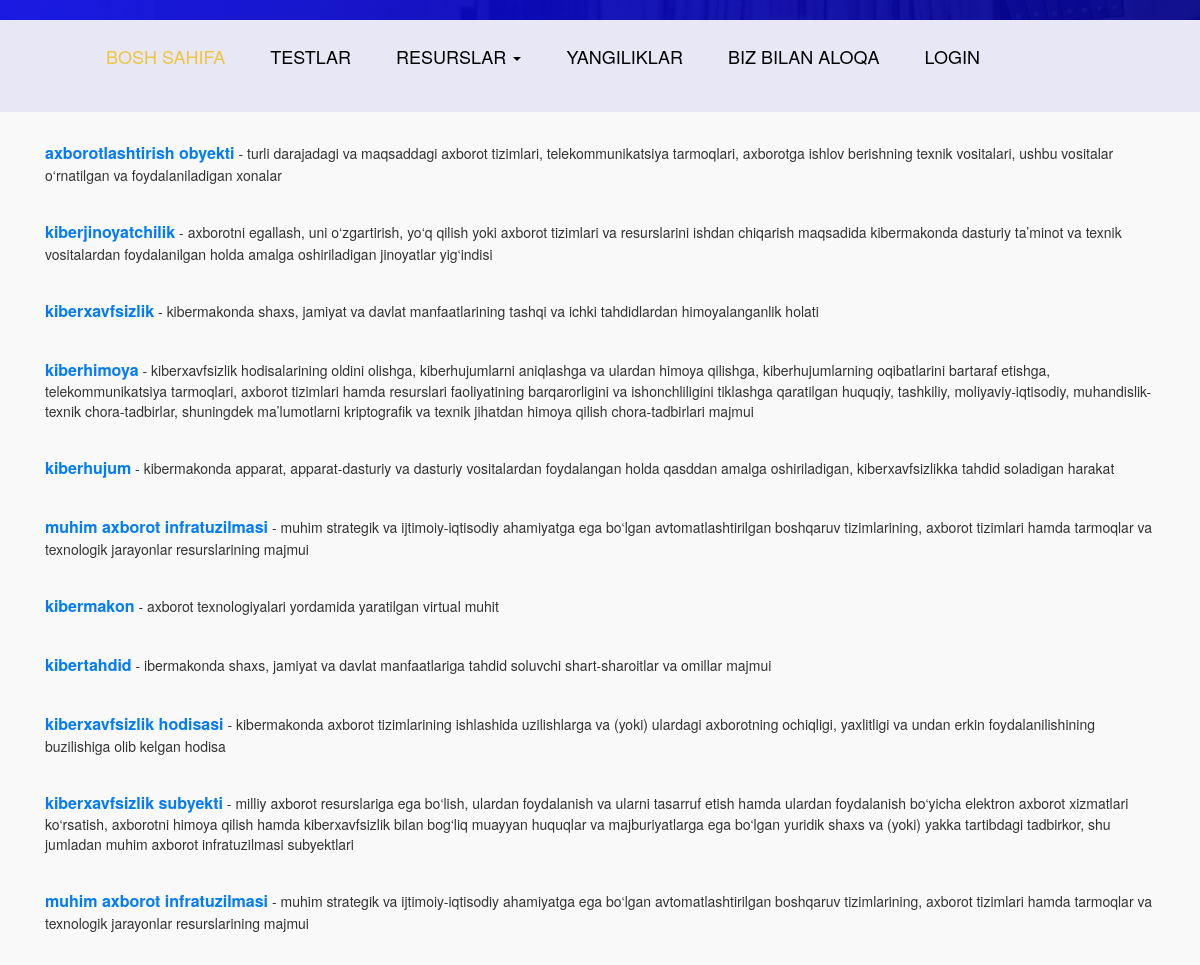
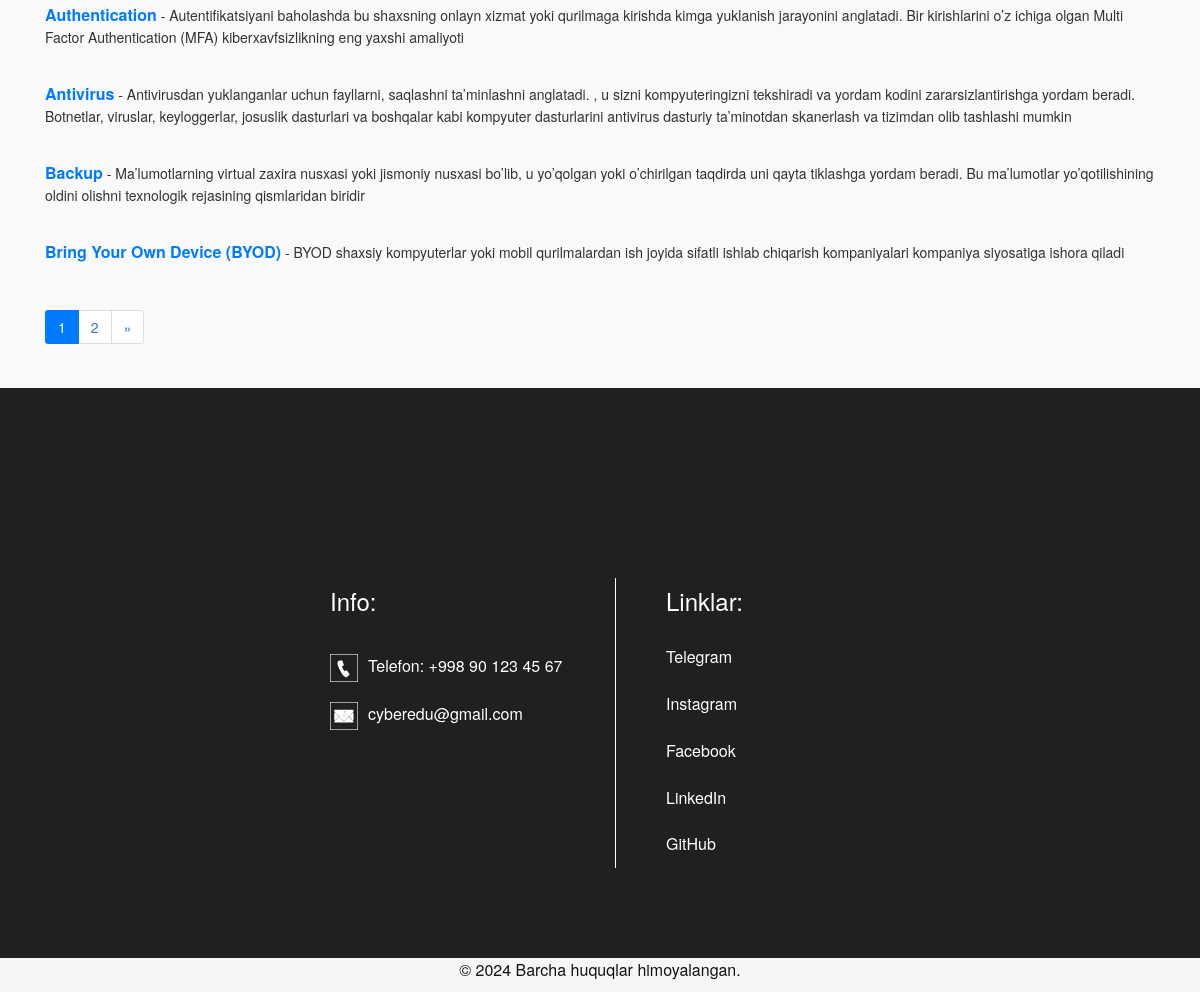
Screenshot of /termins/ with the database file from the repository (2 pictures, top to bottom).
### videos/models.py (models this page shows, shortened)
class Termin(models.Model):
    title = models.CharField(max_length=255)
    body = models.TextField()

### videos/views.py (the view)
# urls.py: path('termins/', termin_list, name="termin_list"),
def termin_list(request):
    termin_list = Termin.objects.all()
    paginator = Paginator(termin_list, 15)  # 15 терминов на страницу
    page_number = request.GET.get('page')
    page_obj = paginator.get_page(page_number)
    context = {
        "page_obj": page_obj
    }
    return render(request, "videos/termins.html", context)

### templates/videos/termins.html (shortened to what this page needs)
{% load static %}
<!DOCTYPE html>
<html lang="en">
   <head>
      <link rel="stylesheet" type="text/css" href="https://cdnjs.cloudflare.com/ajax/libs/OwlCarousel2/2.0.0-beta.2.4/assets/owl.carousel.min.css" />
      <link rel="stylesheet" type="text/css" href="{% static 'css/bootstrap.min.css' %}">
      <link rel="stylesheet" type="text/css" href="{% static 'css/style.css' %}">
      <link rel="stylesheet" href="{% static 'css/responsive.css' %}">
      <link rel="stylesheet" href="{% static 'css/jquery.mCustomScrollbar.min.css' %}">
      <link rel="stylesheet" href="https://netdna.bootstrapcdn.com/font-awesome/4.0.3/css/font-awesome.css">
       <link rel="stylesheet" href="https://maxcdn.bootstrapcdn.com/bootstrap/3.3.7/css/bootstrap.min.css">
      <link rel="stylesheet" href="{% static 'css/owl.carousel.min.css' %}">
      <link rel="stylesheet" href="https://cdnjs.cloudflare.com/ajax/libs/fancybox/2.1.5/jquery.fancybox.min.css" media="screen">
       <link rel="stylesheet" href="https://cdnjs.cloudflare.com/ajax/libs/font-awesome/4.7.0/css/font-awesome.min.css">
   </head>
   <body>
      <div class="header_section">
         <div class="header_bg">
            <div class="container">
               <nav class="navbar navbar-expand-lg navbar-light bg-light">
                  <div class="collapse navbar-collapse" id="navbarSupportedContent">
                     <ul class="navbar-nav mr-auto">
                        <li class="nav-item active">
                           <a class="nav-link" href="{% url 'home_page' %}">Bosh sahifa</a>
                        </li>
                         <li class="nav-item">
                           <a class="nav-link" href="{% url 'quiz_list' %}">Testlar</a>
                        </li>
                        <li class="nav-item dropdown"><a href="#" class="nav-link" data-toggle="dropdown"> Resurslar <span class="caret"></span></a>
                        </li>
                        <li class="nav-item">
                           <a class="nav-link" href="{% url 'blog_page' %}">Yangiliklar</a>
                        </li>
                        <li class="nav-item">
                           <a class="nav-link" href="{% url 'contact_page' %}">Biz bilan aloqa</a>
                        </li>
                        {% if request.user.is_authenticated %}
                            <button type="submit" class="btn btn-danger"  style="margin-top: -6px">
                                <form id="logout-form" action="{% url 'logout' %}" method="post">
                                <a href="#" onclick="document.getElementById('logout-form').submit(); return false;" style="color: white">Profildan chiqish</a>
                                {% csrf_token %}
                                </form>
                            </button>
                        {% else %}
                        <li class="nav-item">
                           <a class="nav-link" href="{% url 'login_page' %}">Login</a>
                        </li>
                        {% endif %}
                     </ul>
                  </div>
               </nav>
            </div>
         </div>
      </div>
            {% block content %}
<div class="blog_section">
    <div class="container">
        <div class="row">
            {% for termin in page_obj %}
            <div class="col-12 blog_card_wrapper">
                <div class="blog_card">
                    <span class="blog_title">{{ termin.title }}</span> -
                    <span class="blog_body">{{ termin.body|truncatewords:100 }}</span>
                </div>
            </div>
            {% endfor %}
        </div>
        <div class="pagination-wrapper">
            <nav aria-label="Page navigation">
                <ul class="pagination justify-content-center">
                    {% for num in page_obj.paginator.page_range %}
                    <li class="page-item {% if page_obj.number == num %}active{% endif %}">
                        <a class="page-link" href="?page={{ num }}">{{ num }}</a>
                    </li>
                    {% endfor %}
                    {% if page_obj.has_next %}
                    <li class="page-item">
                        <a class="page-link" href="?page={{ page_obj.next_page_number }}" aria-label="Next">
                            <span aria-hidden="true">&raquo;</span>
                        </a>
                    </li>
                    {% endif %}
                </ul>
            </nav>
        </div>
    </div>
</div>
            {% endblock content %}
      <div class="footer_section layout_padding">
         <div class="container">
            <div class="footer_section_2">
               <div class="row">
                  <div class="col-lg-3 margin_top">
                  </div>
                  <div class="col-lg-3">
                     <div>
                        <h4 class="information_text">Info:</h4>
                     <div class="call_text"><a href="#"><img src="{% static 'images/call-icon1.png' %}"><span class="padding_left_15">Telefon: +998 90 123 45 67</span></a></div>
                     <div class="call_text"><a href="#"><img src="{% static 'images/mail-icon1.png' %}"><span class="padding_left_15">cyberedu@gmail.com</span></a></div>
                     </div>
                  </div>
                  <div class="col-lg-3 col-md-6">
                     <div class="information_main">
                        <h4 class="information_text">Linklar:</h4>
                        <div class="footer_menu">
                           <ul>
                              <li><a href="{% url 'home_page' %}">Telegram</a></li>
                              <li><a href="about.html">Instagram</a></li>
                              <li><a href="services.html">Facebook</a></li>
                              <li><a href="blog.html">LinkedIn</a></li>
                              <li><a href="news.html">GitHub</a></li>
                           </ul>
                        </div>
                     </div>
                  </div>
                  <div class="col-lg-3">
                  </div>
               </div>
            </div>
         </div>
      </div>
      <div class="copyright_section">
         <div class="container">
            <p class="copyright_text">© 2024 Barcha huquqlar himoyalangan.</p>
         </div>
      </div>

### static/css/style.css (style rules this page uses)
* { box-sizing: border-box !important; transition: ease all 0.5s; }
html { scroll-behavior: smooth; }
body { color: #666666; font-size: 14px; font-family: 'Poppins', sans-serif; line-height: 1.80857; font-weight: normal; overflow-x: hidden; }
a { color: #1f1f1f; text-decoration: none !important; outline: none !important; -webkit-transition: all .3s ease-in-out; -moz-transition: all .3s ease-in-out; -ms-transition: all .3s ease-in-out; -o-transition: all .3s ease-in-out; transition: all .3s ease-in-out; }
h1, h2, h3, h4, h5, h6 { letter-spacing: 0; font-weight: normal; position: relative; padding: 0 0 10px 0; font-weight: normal; line-height: normal; color: #111111; margin: 0 }
h4 { font-size: 16px }
*, *::after, *::before { -webkit-box-sizing: border-box; -moz-box-sizing: border-box; box-sizing: border-box; }
ul, li, ol { margin: 0px; padding: 0px; list-style: none; }
p { margin: 20px; font-weight: 300; font-size: 15px; line-height: 24px; }
a { color: #222222; text-decoration: none; outline: none !important; }
a, .btn { text-decoration: none !important; outline: none !important; -webkit-transition: all .3s ease-in-out; -moz-transition: all .3s ease-in-out; -ms-transition: all .3s ease-in-out; -o-transition: all .3s ease-in-out; transition: all .3s ease-in-out; }
img { max-width: 100%; height: auto; }
.layout_padding { padding-top: 90px; padding-bottom: 0px; }
.header_section { width: 100%; float: left; background-image: url(../images/banner-bg.png); height: auto; background-size: 100%; background-repeat: no-repeat; padding-top: 20px; }
.header_bg { background-color: #e7e7f6; }
.bg-light { background-color: transparent !important; }
.navbar { padding: 1rem 1rem; }
.navbar-expand-lg .navbar-nav .nav-link { padding-right: 10px; padding-left: 35px; font-size: 18px; color: #000; text-transform: uppercase; }
.navbar-light .navbar-nav .active>.nav-link, .navbar-light .navbar-nav .nav-link.active, .navbar-light .navbar-nav .nav-link.show, .navbar-light .navbar-nav .show>.nav-link { color: #eec53d; }
.padding_left_15 { padding-left: 10px; }
.blog_section { width: 100%; float: left; padding-bottom: 90px; }
.footer_section { width: 100%; float: left; background-color: #202020; height: auto; padding-bottom: 90px; }
.margin_top { margin-top: 90px; }
.call_text { width: 100%; float: left; font-size: 16px; color: #ffffff; padding-top: 20px; }
.call_text a { color: #ffffff; }
.footer_section_2 { width: 100%; float: left; margin-top: 100px; }
.footer_menu { width: 100%; float: left; }
.footer_menu ul { margin: 0px; padding: 0px; }
.footer_menu li { font-size: 16px; color: #ffffff; padding: 12px 0px; }
.footer_menu li a { color: #ffffff; }
.information_text { width: 100%; float: left; font-size: 24px; color: #fff; }
.information_main { width: 100%; float: left; border-left: 1px solid #ffffff; padding-left: 50px; }
.copyright_section { width: 100%; float: left; background-color: #f7f6f6; height: auto; }
.copyright_text { width: 100%; float: left; font-size: 16px; margin-left: 0px; color: #131313; text-align: center; }

### templates/videos/termins.html (style rules this page uses)
.blog_section { padding: 20px 0; background-color: #f9f9f9; }
.blog_card { border-bottom: 1px solid #ddd; padding: 10px 0; background-color: transparent; }
.blog_card:last-child { border-bottom: none; }
.blog_title { font-weight: bold; font-size: 16px; color: #007BFF; margin: 0; display: inline; }
.blog_body { font-size: 14px; color: #333; margin: 0; display: inline; }
.blog_card_wrapper { margin-bottom: 16px; }

### rows the page displays
Termin: title "axborotlashtirish obyekti", body "turli darajadagi va maqsaddagi axborot tizimlari, telekommunikatsiya tarmoqlari, axborotga ishlov berishning texnik vositalari, ushbu vositalar o‘rnatilgan va foydalaniladigan xonalar"
Termin: title "kiberjinoyatchilik", body "axborotni egallash, uni o‘zgartirish, yo‘q qilish yoki axborot tizimlari va resurslarini ishdan chiqarish maqsadida kibermakonda dasturiy ta’minot va texnik vositalardan foydalanilgan holda amalga oshiriladigan jinoyatlar yig‘indisi"
Termin: title "kiberxavfsizlik", body "kibermakonda shaxs, jamiyat va davlat manfaatlarining tashqi va ichki tahdidlardan himoyalanganlik holati"
Termin: title "kiberhimoya", body "kiberxavfsizlik hodisalarining oldini olishga, kiberhujumlarni aniqlashga va ulardan himoya qilishga, kiberhujumlarning oqibatlarini bartaraf etishga, telekommunikatsiya tarmoqlari, axborot tizimlari hamda resurslari faoliyatining barqarorligini va ishonchliligini tiklashga qaratilgan huquqiy, tashkiliy, moliyaviy-iqtisodiy, muhandislik-texnik chora-tadbirlar, shuningdek ma’lumotlarni kriptografik va texnik jihatdan himoya qilish chora-tadbirlari majmui"
Termin: title "kiberhujum", body "kibermakonda apparat, apparat-dasturiy va dasturiy vositalardan foydalangan holda qasddan amalga oshiriladigan, kiberxavfsizlikka tahdid soladigan harakat"
Termin: title "muhim axborot infratuzilmasi", body "muhim strategik va ijtimoiy-iqtisodiy ahamiyatga ega bo‘lgan avtomatlashtirilgan boshqaruv tizimlarining, axborot tizimlari hamda tarmoqlar va texnologik jarayonlar resurslarining majmui"
Termin: title "kibermakon", body "axborot texnologiyalari yordamida yaratilgan virtual muhit"
Termin: title "kibertahdid", body "ibermakonda shaxs, jamiyat va davlat manfaatlariga tahdid soluvchi shart-sharoitlar va omillar majmui"
Termin: title "kiberxavfsizlik hodisasi", body "kibermakonda axborot tizimlarining ishlashida uzilishlarga va (yoki) ulardagi axborotning ochiqligi, yaxlitligi va undan erkin foydalanilishining buzilishiga olib kelgan hodisa"
Termin: title "kiberxavfsizlik subyekti", body "milliy axborot resurslariga ega bo‘lish, ulardan foydalanish va ularni tasarruf etish hamda ulardan foydalanish bo‘yicha elektron axborot xizmatlari ko‘rsatish, axborotni himoya qilish hamda kiberxavfsizlik bilan bog‘liq muayyan huquqlar va majburiyatlarga ega bo‘lgan yuridik shaxs va (yoki) yakka tartibdagi tadbirkor, shu jumladan muhim axborot infratuzilmasi subyektlari"
Termin: title "muhim axborot infratuzilmasi", body "muhim strategik va ijtimoiy-iqtisodiy ahamiyatga ega bo‘lgan avtomatlashtirilgan boshqaruv tizimlarining, axborot tizimlari hamda tarmoqlar va texnologik jarayonlar resurslarining majmui"
Termin: title "Authentication", body "Autentifikatsiyani baholashda bu shaxsning onlayn xizmat yoki qurilmaga kirishda kimga yuklanish jarayonini anglatadi. Bir kirishlarini o’z ichiga olgan Multi Factor Authentication (MFA) kiberxavfsizlikning eng yaxshi amaliyoti"
Termin: title "Antivirus", body "Antivirusdan yuklanganlar uchun fayllarni, saqlashni ta’minlashni anglatadi. , u sizni kompyuteringizni tekshiradi va yordam kodini zararsizlantirishga yordam beradi. Botnetlar, viruslar, keyloggerlar, josuslik dasturlari va boshqalar kabi kompyuter dasturlarini antivirus dasturiy ta’minotdan skanerlash va tizimdan olib tashlashi mumkin"
Termin: title "Backup", body "Ma’lumotlarning virtual zaxira nusxasi yoki jismoniy nusxasi bo’lib, u yo’qolgan yoki o’chirilgan taqdirda uni qayta tiklashga yordam beradi. Bu ma’lumotlar yo’qotilishining oldini olishni texnologik rejasining qismlaridan biridir"
Termin: title "Bring Your Own Device (BYOD)", body "BYOD shaxsiy kompyuterlar yoki mobil qurilmalardan ish joyida sifatli ishlab chiqarish kompaniyalari kompaniya siyosatiga ishora qiladi"

### other values shown
{{ num }} "1" "2"
